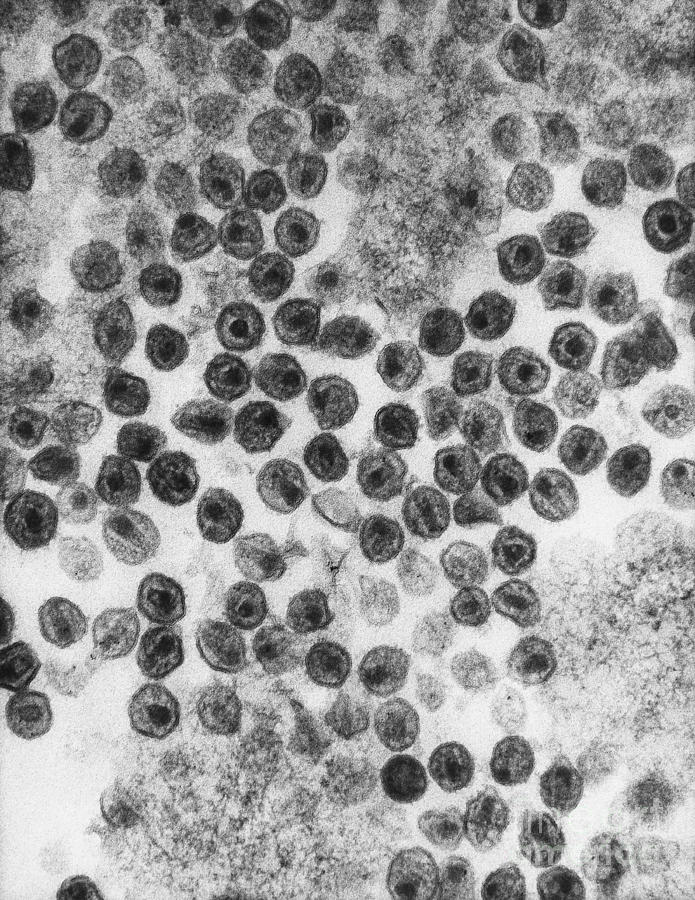
#> input picture med image 45.jpg, 695 x 900 px, found by its file name
$ jupyter execute --allow-errors 'Counting HIV particles1.ipynb'
#> lines starting #> are read from the running program, lines starting #| are printed output that depends on the picture; after the words box and inside, x2 and y2 are one past the last pixel; in counts of white or black regions, pixels touching at a corner belong together
[cell 1]
import cv2 as cv
import numpy as np
import matplotlib.pyplot as plt
import glob
import argparse

[cell 2]
img = cv.imread('photos/Medical Images/med image 45.jpg')
#> img is the input picture: shape (900, 695, 3); mean B, G, R 151.8, 151.8, 151.8
z = img.reshape((-1,3))
z = np.float32(z)
criteria = (cv.TERM_CRITERIA_EPS + cv.TERM_CRITERIA_MAX_ITER, 10, 1.0)
k = 3
ret, label,center=cv.kmeans(z, k, None, criteria, 10, cv.KMEANS_RANDOM_CENTERS)
#> ret = 727306545.8; center = [[211.2, 211.2, 211.2], [144.2, 144.2, 144.2], [75.77, 75.77, 75.77]]
center = np.uint8(center)
#> center = [[211, 211, 211], [144, 144, 144], [75, 75, 75]]
res = center[label.flatten()]
res2 = res.reshape((img.shape))
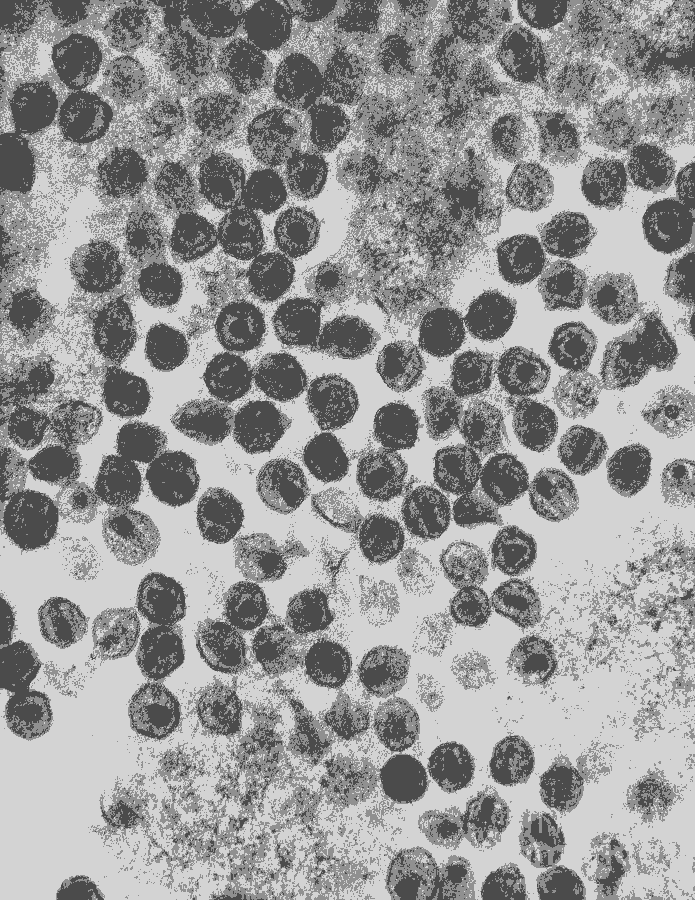
#> res2: shape (900, 695, 3); min 75, max 211, mean 151.5

plt.imshow(res2)
plt.show()

[cell 3]
im_gray = cv.cvtColor(res2, cv.COLOR_BGR2GRAY)
plt.imshow(im_gray)

[cell 4]
img = cv.medianBlur(im_gray, 15)
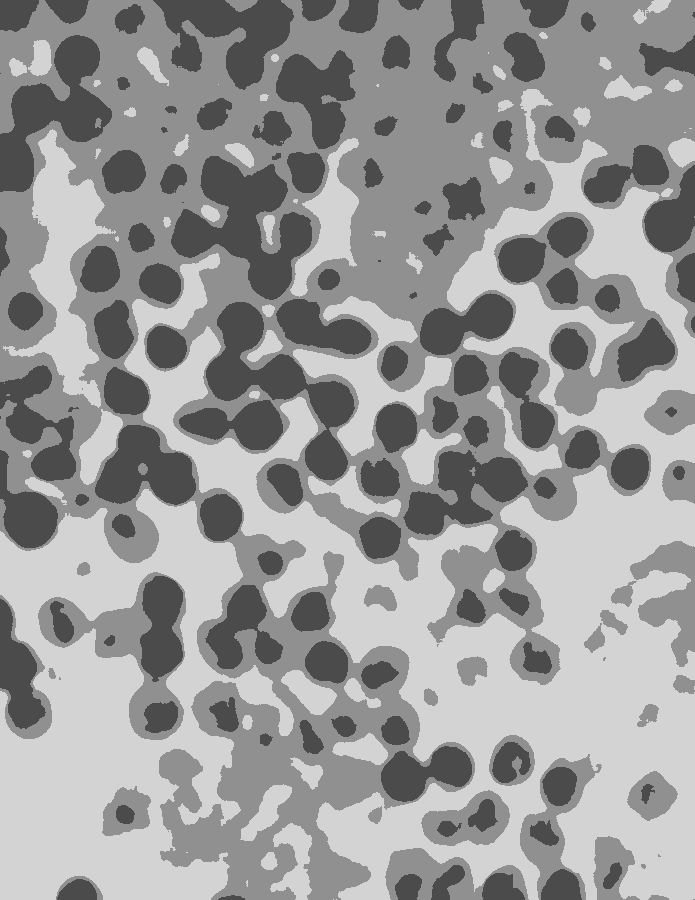
#> img: shape (900, 695); min 75, max 211, mean 152
ret, th1 = cv.threshold(img, 120, 255, cv.THRESH_BINARY_INV)
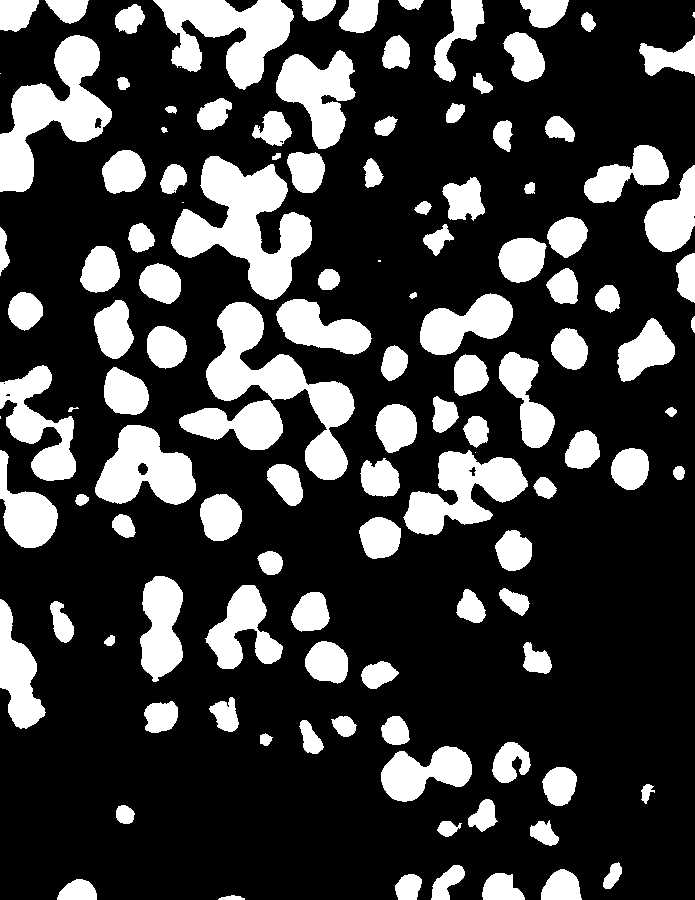
#> th1: shape (900, 695); 24.4% white; 122 white regions (7 under 20 px), largest, box (x1, y1, x2, y2) and area: (171, 156, 312, 300) 9554, (206, 302, 355, 480) 8372, (0, 35, 112, 192) 7524
th2 = cv.adaptiveThreshold(img, 255, cv.ADAPTIVE_THRESH_MEAN_C, \
                          cv.THRESH_BINARY, 11, 2)
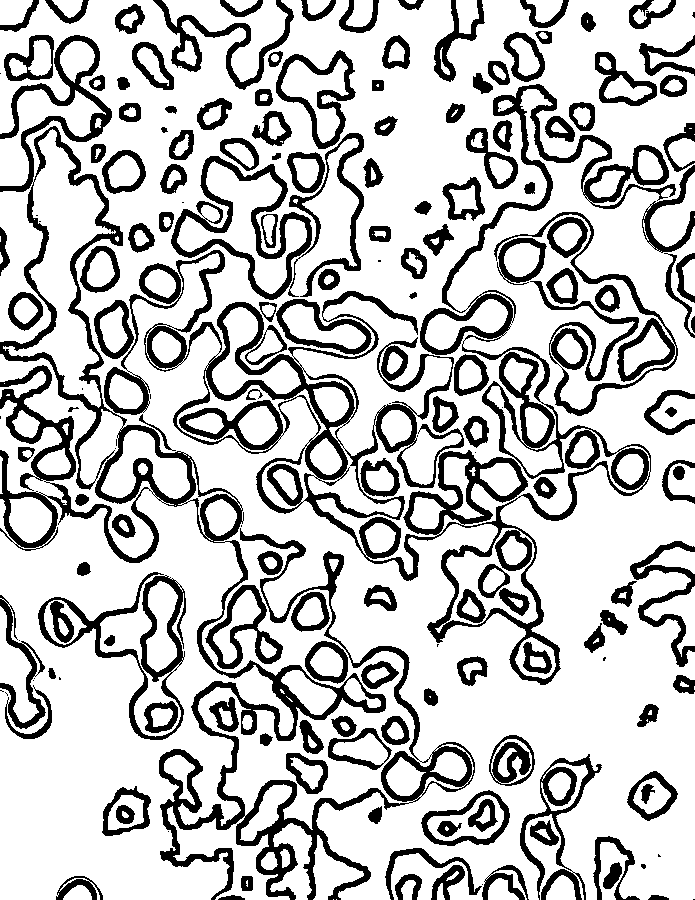
#> th2: shape (900, 695); 75.6% white; 177 black regions (30 under 20 px), largest, box (x1, y1, x2, y2) and area: (0, 35, 676, 900) 69229, (494, 212, 678, 416) 4987, (171, 156, 312, 300) 4029
th3 = cv.adaptiveThreshold(img, 255, cv.ADAPTIVE_THRESH_GAUSSIAN_C, \
                          cv.THRESH_BINARY, 11, 2)
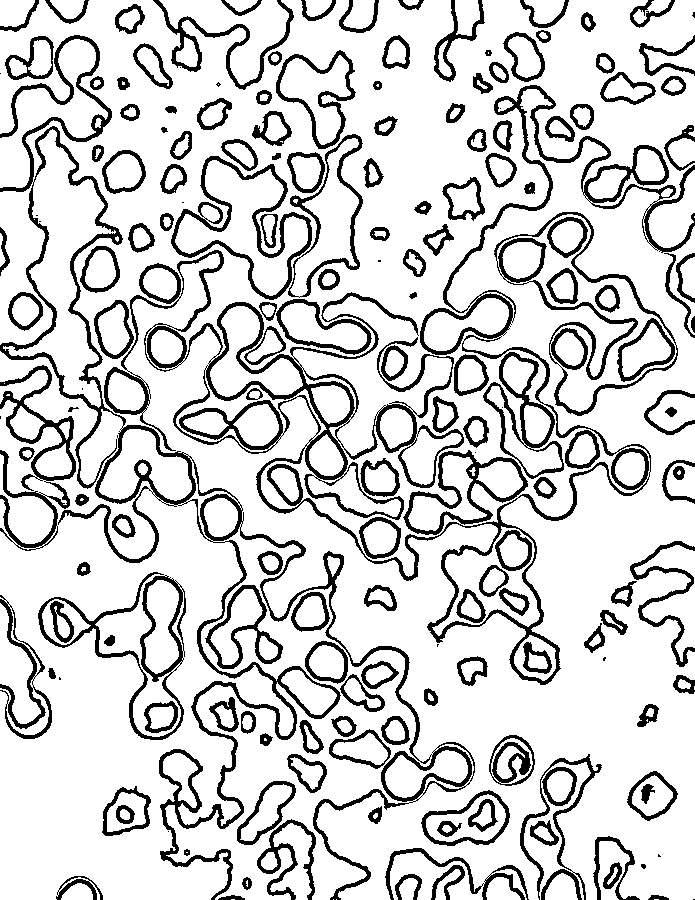
#> th3: shape (900, 695); 81.9% white; 179 black regions (19 under 20 px), largest, box (x1, y1, x2, y2) and area: (104, 85, 695, 685) 24883, (0, 35, 475, 900) 18177, (494, 212, 678, 416) 3726
cv.imwrite('photos/Medical Images/HIV particles1.jpg', th1)
plt.imshow(th1)

$ run again, with med image 46.jpg copied over med image 45.jpg
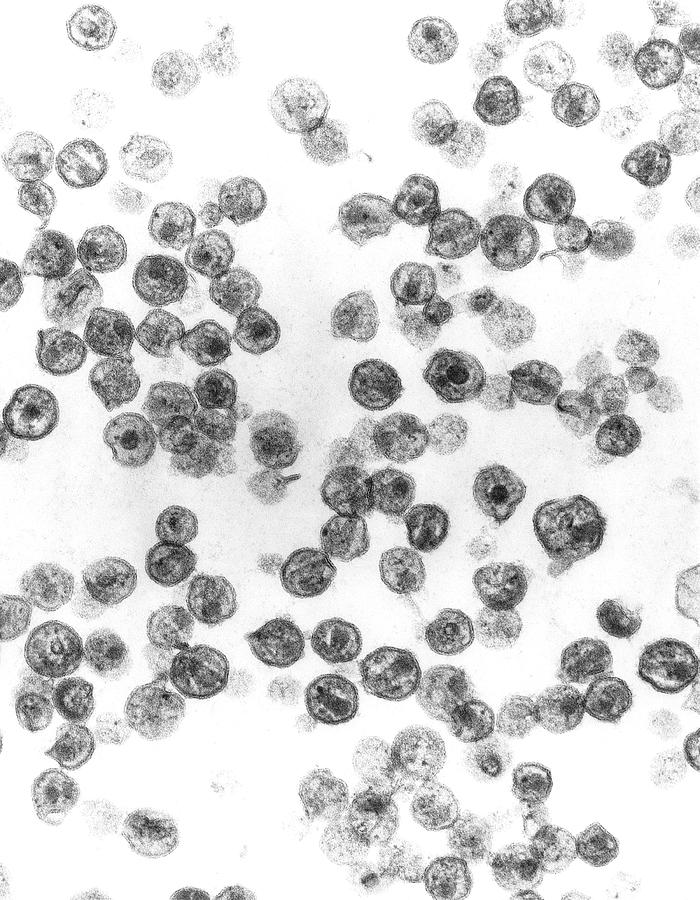
#> input picture med image 46.jpg, 700 x 900 px, found by its file name
#> img is the input picture: shape (900, 700, 3); min 0, max 255, mean 214.1
#> `ret, label,center=cv.kmeans(z, k, None, criteria, 10, cv.KMEANS_RANDOM..`: ret = 495938819.5; center = [[175.5, 175.5, 175.5], [247.4, 247.4, 247.4], [100.6, 100.6, 100.6]]
#> `center = np.uint8(center)`: center = [[175, 175, 175], [247, 247, 247], [100, 100, 100]]
#> img: shape (900, 700)
#> `ret, th1 = cv.threshold(img, 120, 255, cv.THRESH_BINARY_INV)`:
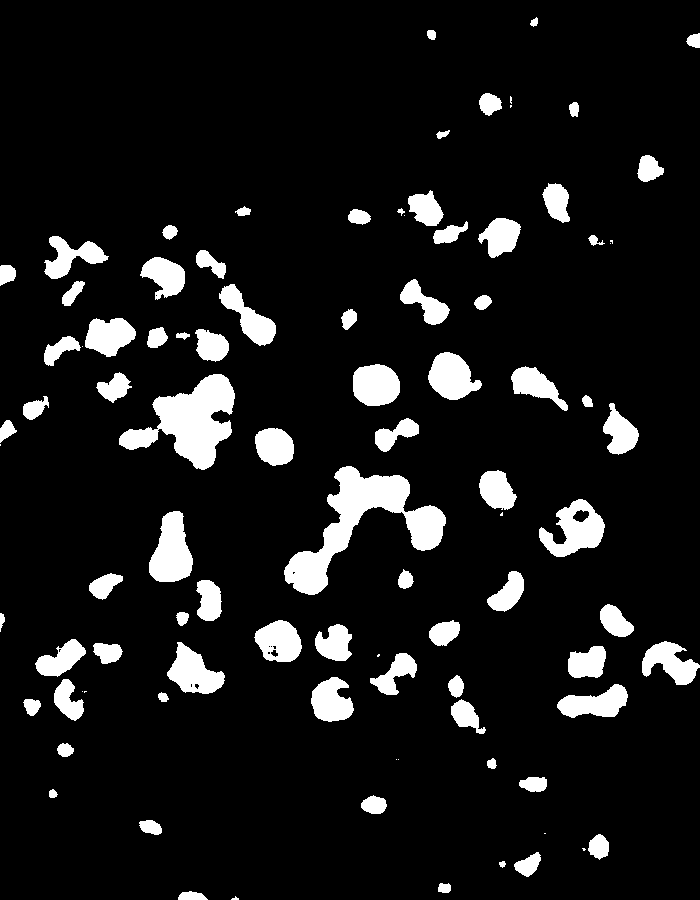
#> th1: shape (900, 700); 9.6% white; 95 white regions (16 under 20 px), largest, box (x1, y1, x2, y2) and area: (284, 466, 446, 595) 6708, (119, 374, 235, 470) 5301, (149, 511, 193, 582) 2134
#> th2: shape (900, 700); 83.8% white; 131 black regions (18 under 20 px), largest, box (x1, y1, x2, y2) and area: (0, 179, 303, 504) 11307, (247, 616, 632, 777) 7427, (260, 412, 467, 598) 6993
#> `th3 = cv.adaptiveThreshold(img, 255, cv.ADAPTIVE_THRESH_GAUSSIAN_C, \ ..`:
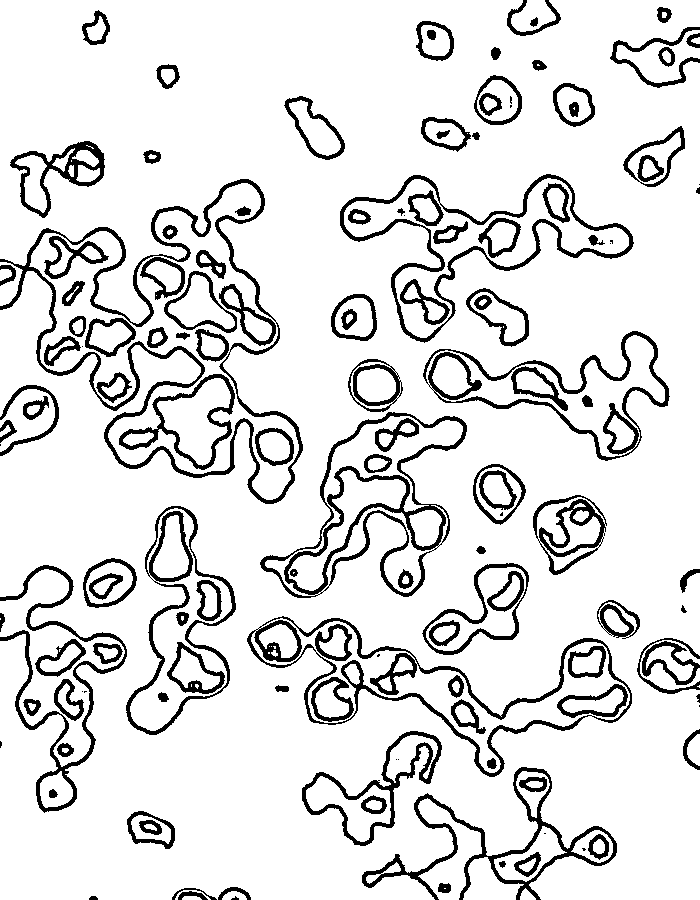
#> th3: shape (900, 700); 87.6% white; 140 black regions (19 under 20 px), largest, box (x1, y1, x2, y2) and area: (0, 179, 303, 504) 7447, (247, 616, 632, 777) 5267, (260, 412, 467, 598) 5229
